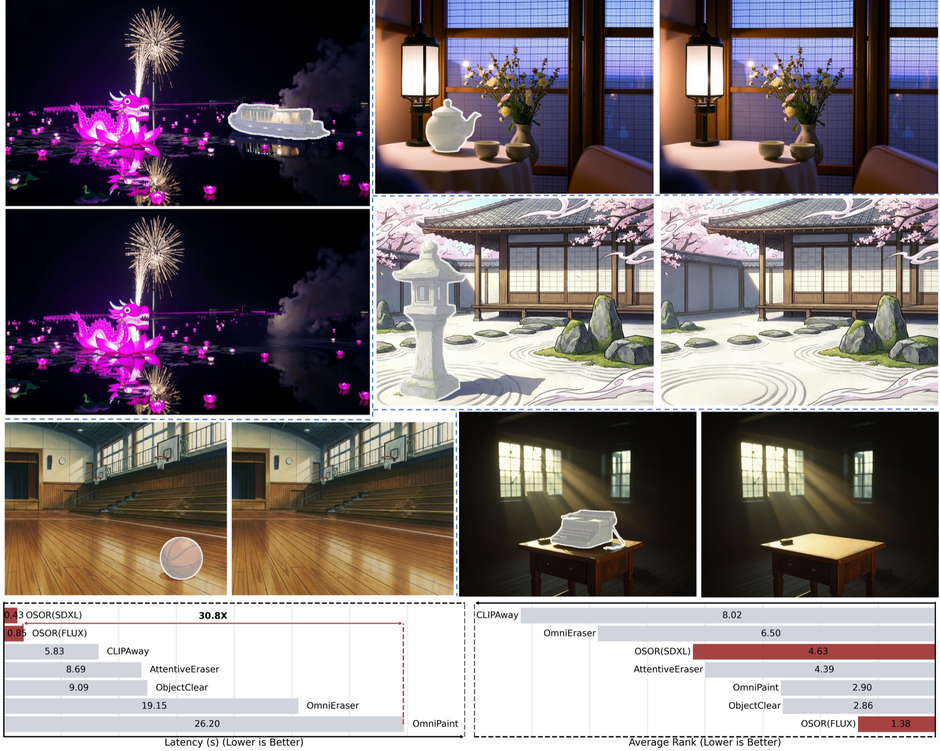
#> input picture assets/first.png, 940 x 751 px, shrunk from 1800 x 1437 before the run
$ python -i augment.py   (imports and definitions only)
#> lines starting #> are read from the running program, lines starting #| are printed output that depends on the picture; after the words box and inside, x2 and y2 are one past the last pixel; in counts of white or black regions, pixels touching at a corner belong together
import cv2
import numpy as np
import random
from PIL import Image

class MaskAugmentor:
    def __init__(self,
                 shrink_ratio_range=(0.5, 0.7),
                 dilate_range=(1, 3),
                 shift_limit=50,
                 expand_kernels=[11, 17, 21],
                 hole_kernels=[21, 31, 41]):
        self.shrink_ratio_range = shrink_ratio_range
        self.dilate_range = dilate_range
        self.shift_limit = shift_limit
        self.expand_kernels = expand_kernels
        self.hole_kernels = hole_kernels

    def _to_numpy(self, img):
        arr = np.array(img)
        if arr.ndim == 3:
            arr = cv2.cvtColor(arr, cv2.COLOR_RGB2GRAY)
        return (arr > 128).astype(np.uint8) * 255

    def shrink_by_ratio(self, mask_np):
        current_area = np.count_nonzero(mask_np)
        if current_area == 0: return mask_np

        ratio = random.uniform(*self.shrink_ratio_range)
        target_area = int(current_area * ratio)
        pixels_to_remove = current_area - target_area

        if pixels_to_remove <= 0: return mask_np

        dist_map = cv2.distanceTransform(mask_np, cv2.DIST_L2, 5)
        fg_dists = dist_map[mask_np > 0]

        k = pixels_to_remove
        threshold = np.partition(fg_dists, k - 1)[k - 1]

        new_mask = np.zeros_like(mask_np)
        new_mask[dist_map > threshold] = 255
        return new_mask

    def convex_expand(self, mask_np):
        contours, _ = cv2.findContours(mask_np, cv2.RETR_EXTERNAL, cv2.CHAIN_APPROX_SIMPLE)
        if not contours: return mask_np

        hull_mask = np.zeros_like(mask_np)
        hulls = [cv2.convexHull(c) for c in contours]
        cv2.drawContours(hull_mask, hulls, -1, 255, -1)

        k = random.choice(self.expand_kernels)
        kernel = np.ones((k, k), np.uint8)
        iter_n = random.randint(*self.dilate_range)
        return cv2.dilate(hull_mask, kernel, iterations=iter_n)

    def random_holes(self, mask_np):
        h, w = mask_np.shape
        seeds = (np.random.random((h, w)) < 0.0005).astype(np.uint8) * 255

        k = random.choice(self.hole_kernels)
        kernel = np.ones((k, k), np.uint8)
        holes = cv2.dilate(seeds, kernel, iterations=1)

        aug_mask = cv2.bitwise_and(mask_np, cv2.bitwise_not(holes))

        if np.sum(aug_mask) < np.sum(mask_np) * 0.4:
            return mask_np
        return aug_mask

    def random_shift(self, mask_np):
        dx = random.randint(-self.shift_limit, self.shift_limit)
        dy = random.randint(-self.shift_limit, self.shift_limit)
        M = np.float32([[1, 0, dx], [0, 1, dy]])
        return cv2.warpAffine(mask_np, M, (mask_np.shape[1], mask_np.shape[0]), borderValue=0)

    def __call__(self, mask_img, mode='shrink', sam_mask=None):
        if mode == 'sam' and sam_mask is not None:
            return sam_mask

        mask_np = self._to_numpy(mask_img)

        if mode == 'shrink':
            res = self.shrink_by_ratio(mask_np)
        elif mode == 'expand':
            res = self.convex_expand(mask_np)
        elif mode == 'holes':
            res = self.random_holes(mask_np)
        elif mode == 'shift':
            res = self.random_shift(mask_np)
        else:
            res = mask_np

        return Image.fromarray(res).convert("L")

>>> import cv2
>>> picture = cv2.imread('../../../assets/first.png', cv2.IMREAD_GRAYSCALE)
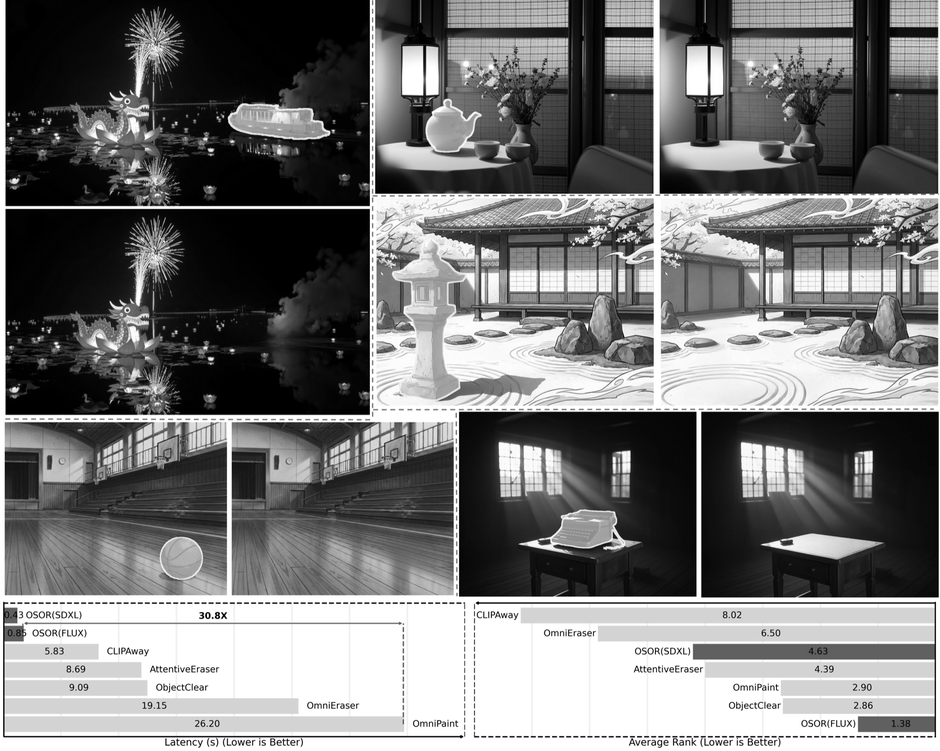
#> picture: shape (751, 940); min 0, max 255, mean 119.3
>>> result = MaskAugmentor()(picture)
#> in _to_numpy, `return (arr > 128).astype(np.uint8) * 255`:
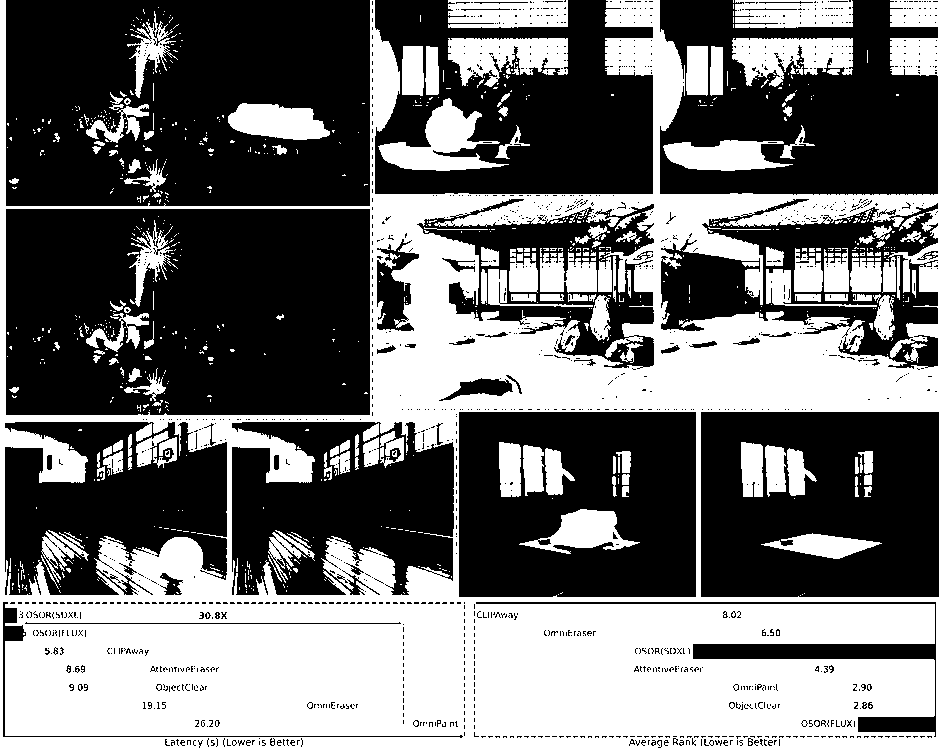
#> returned value: shape (751, 940); 44% white; 823 white regions (655 under 20 px), largest, box (x1, y1, x2, y2) and area: (0, 0, 940, 751) 246111, (378, 98, 509, 171) 3952, (448, 38, 568, 87) 3805
#> in shrink_by_ratio, `current_area = np.count_nonzero(mask_np)`: current_area = 310630
#> in shrink_by_ratio, `target_area = int(current_area * ratio)`: target_area = 207775
#> in shrink_by_ratio, `pixels_to_remove = current_area - target_area`: pixels_to_remove = 102855
#> in shrink_by_ratio, `dist_map = cv2.distanceTransform(mask_np, cv2.DIST_L2, 5)`:
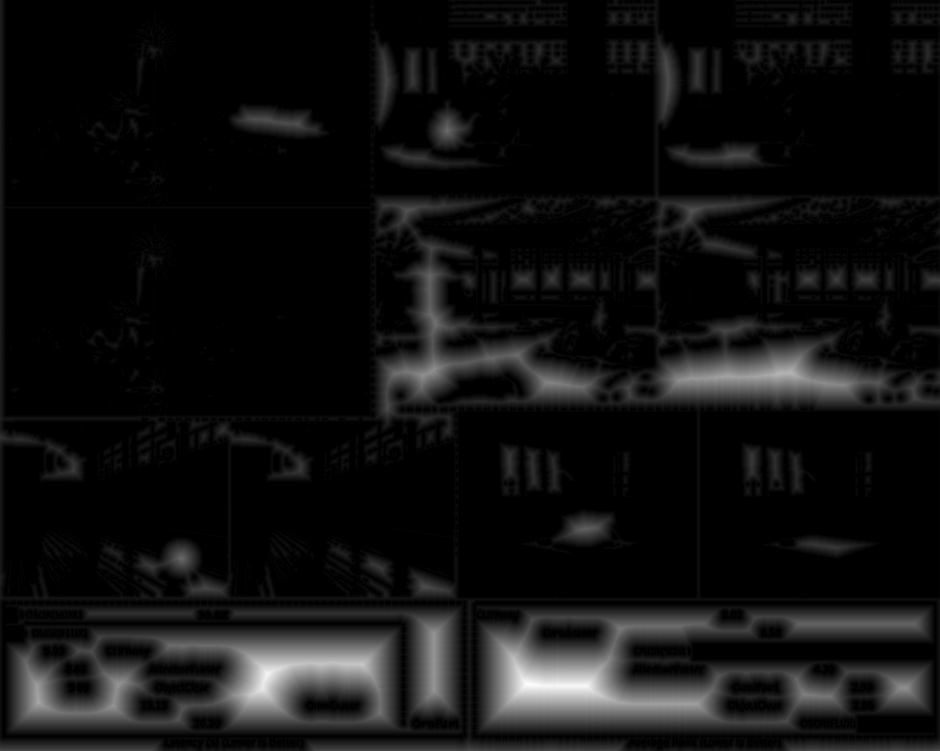
#> dist_map: shape (751, 940) float32; min 0, max 52.15, mean 3.5; drawn with min black and max white
#> in shrink_by_ratio, `threshold = np.partition(fg_dists, k - 1)[k - 1]`: threshold = 2.8
#> in __call__, `res = self.shrink_by_ratio(mask_np)`:
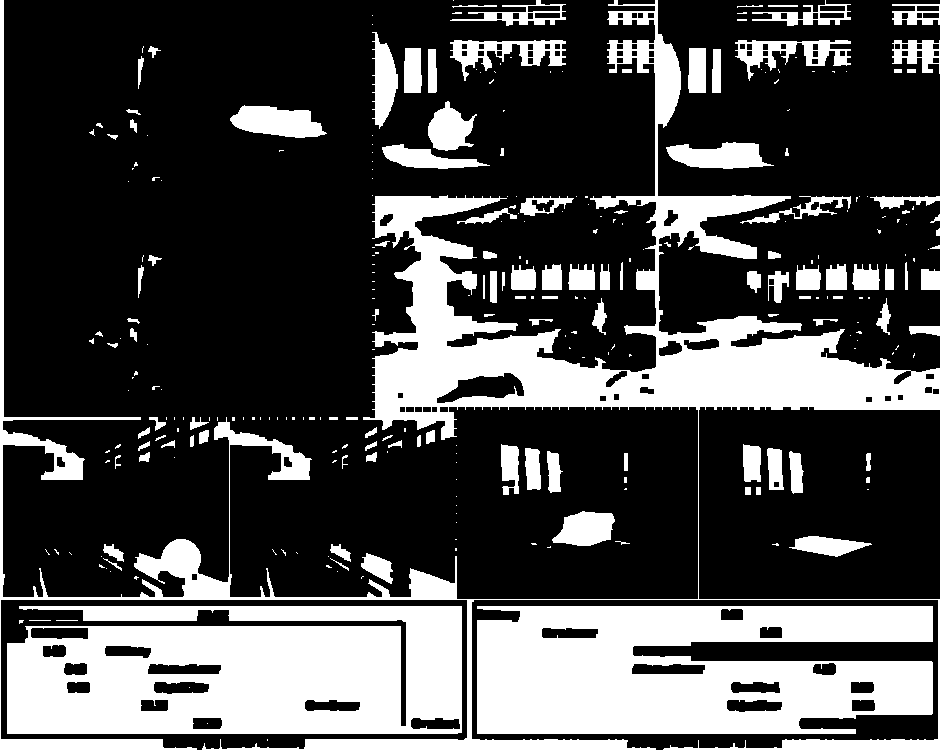
#> res: shape (751, 940); 29.2% white; 297 white regions (177 under 20 px), largest, box (x1, y1, x2, y2) and area: (0, 0, 940, 751) 72663, (7, 606, 462, 734) 49640, (477, 606, 933, 734) 47327
